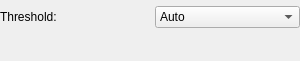
<?xml version="1.0" encoding="UTF-8"?>
<ui version="4.0">
 <class>qMRMLVolumeThresholdWidget</class>
 <widget class="QWidget" name="qMRMLVolumeThresholdWidget">
  <property name="geometry">
   <rect>
    <x>0</x>
    <y>0</y>
    <width>300</width>
    <height>61</height>
   </rect>
  </property>
  <property name="sizePolicy">
   <sizepolicy hsizetype="Expanding" vsizetype="Fixed">
    <horstretch>0</horstretch>
    <verstretch>0</verstretch>
   </sizepolicy>
  </property>
  <property name="windowTitle">
   <string>Form</string>
  </property>
  <layout class="QGridLayout" name="gridLayout">
   <property name="leftMargin">
    <number>0</number>
   </property>
   <property name="topMargin">
    <number>6</number>
   </property>
   <property name="rightMargin">
    <number>0</number>
   </property>
   <property name="bottomMargin">
    <number>6</number>
   </property>
   <property name="spacing">
    <number>9</number>
   </property>
   <item row="0" column="0">
    <widget class="QLabel" name="ThresholdLabel">
     <property name="text">
      <string>Threshold: </string>
     </property>
    </widget>
   </item>
   <item row="0" column="1">
    <widget class="QComboBox" name="AutoManualComboBox">
     <item>
      <property name="text">
       <string>Auto</string>
      </property>
     </item>
     <item>
      <property name="text">
       <string>Manual</string>
      </property>
     </item>
     <item>
      <property name="text">
       <string>Off</string>
      </property>
     </item>
    </widget>
   </item>
   <item row="1" column="0" colspan="2">
    <widget class="ctkRangeWidget" name="VolumeThresholdRangeWidget" native="true"/>
   </item>
  </layout>
 </widget>
 <customwidgets>
  <customwidget>
   <class>ctkRangeWidget</class>
   <extends>QWidget</extends>
   <header>ctkRangeWidget.h</header>
  </customwidget>
 </customwidgets>
 <resources/>
 <connections/>
</ui>
